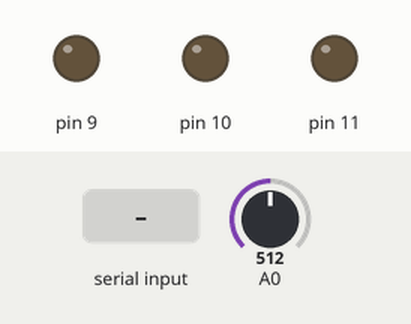
This sketch was run on a simulated Arduino Uno, built with avr-gcc and run on an emulated ATmega328P. On the bench: output pins drawn as LEDs (lit = HIGH). Dashed ring = blinking. The inputs (shaded band) are chosen by the test bench; at power-on: A0 = 512. What the sketch prints to the serial monitor is not drawn.

Above: at 1.2 s.
1.3 s: "2" received over Serial
At 1.75 s:
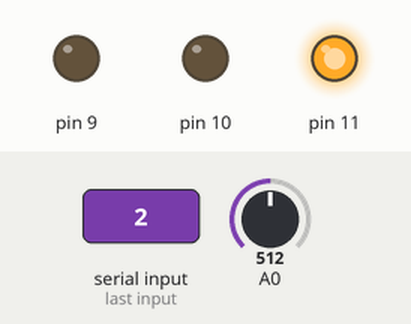
3.3 s: A0 set to 539
At 6.1 s:
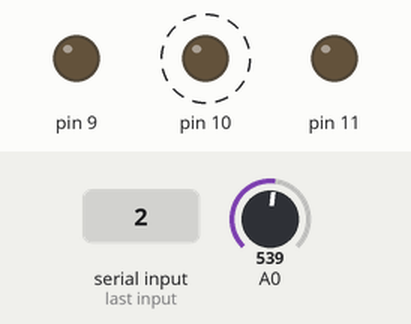
6.3 s: A0 set to 511
At 36.93 s:
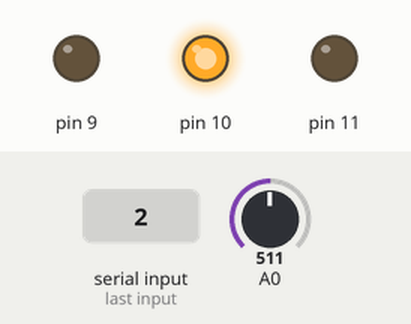
Timing chart, 0 to 38.4 s (numbered marks = the images above; inputs shaded):
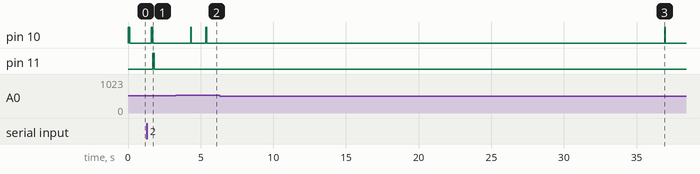

Measured:
- the behaviour switches between 522 and 523 on A0 (found by bisection; images 1 and 2)
- after the input at 1.3 s, pin 10: LOW → HIGH after 0.31 s, → LOW 0.10 s later; pin 11: LOW → HIGH after 0.41 s, → LOW 0.10 s later
- after the input at 3.3 s, pin 10: alternates HIGH for 0.05 s and LOW for 1.0 s, starting after 1.0 s

The sketch:

Halogene.ino
```cpp
#include "Halogene.h"
#include <SPI.h>          // needed for Arduino versions later than 0018

SHalogene sHalogene = { '2', 10, 11, EStatus_Off, A0, 9, 1023, 0, 5,
						{ 0, 30, 52, 71, 89, 105, 121, 136, 151, 165, 179, 192, 205, 218, 230, 243, 255 },
						{ 0, 3, 10, 20, 31, 43, 57, 73, 89, 107, 125, 144, 165, 186, 208, 231, 255 } };
SMessage sMessIn, sMessOut;
unsigned int manuelValue = 0, lastOutputValue = 0;
unsigned int previousValues[NB_PREVIOUSVALUES], previousCpt;
unsigned long ulTimer = 0;

void setup() {
	pinMode(sHalogene.statusLed, OUTPUT);
	pinMode(sHalogene.errorLed, OUTPUT);
	digitalWrite(sHalogene.statusLed, HIGH);
	digitalWrite(sHalogene.errorLed, HIGH);

	Serial.begin(9600);
	for(previousCpt = 0; previousCpt < NB_PREVIOUSVALUES; previousCpt++)	previousValues[previousCpt] = analogRead(sHalogene.analogInPin);

	digitalWrite(sHalogene.statusLed, LOW);
	digitalWrite(sHalogene.errorLed, LOW);
}

void loop() {
	static unsigned int sensorValue = 0, outputValue = 0;
	unsigned int temp = 0, cpt = 0;

	if(Serial.available() > 0) {	//	Reception message serie
		blink(sHalogene.statusLed, 100, 1);
		if(LireMessageSerie() == sHalogene.nModule) {
			switch(sMessIn.eTypeTrame) {	//	Type de trame
				case ETypeTrame_Polling :
					memcpy(&sMessOut, &sMessIn, sizeof(SMessage));
					sMessOut.eTypeMsg = sHalogene.eStatus + 0x30;
					if(sHalogene.eStatus == EStatus_Auto) {
						sMessOut.lData[0] = lastOutputValue / 100 + 0x30;
						sMessOut.lData[1] = lastOutputValue % 100 / 10 + 0x30;
						sMessOut.lData[2] = lastOutputValue % 10 + 0x30;
						sMessOut.lData[3] = 0;
					}
					if(sHalogene.eStatus == EStatus_Manuel) {
						sMessOut.lData[0] = manuelValue / 100 + 0x30;
						sMessOut.lData[1] = manuelValue % 100 / 10 + 0x30;
						sMessOut.lData[2] = manuelValue % 10 + 0x30;
						sMessOut.lData[3] = 0;
					}
					sMessOut.nModule = sMessIn.nEmetteur;
					sMessOut.nEmetteur = sHalogene.nModule;
					EnvoiMessageSerie();
					break;

				case ETypeTrame_Commande :
					memcpy(&sMessOut, &sMessIn, sizeof(SMessage));
					sMessOut.eTypeTrame = ETypeTrame_Ok;
					switch(sMessIn.eTypeMsg) {	//	Type de message
						case ETypeMsg_Auto :
							sHalogene.eStatus = EStatus_Auto;
							break;

						case ETypeMsg_On :
							sHalogene.eStatus = EStatus_On;
							break;

						case ETypeMsg_Off :
							sHalogene.eStatus = EStatus_Off;
							break;

						case ETypeMsg_Manuel :
 							temp = (sMessIn.lData[0] - 0x30) * 100 + (sMessIn.lData[1] - 0x30) * 10 + (sMessIn.lData[2] - 0x30);
							if(temp >= 0 && temp <= 100) {
								manuelValue = temp;
								sHalogene.eStatus = EStatus_Manuel;
							}
							else {
								blink(sHalogene.errorLed, 100, 2);
							}
							break;

						default :
							sMessOut.eTypeTrame = ETypeTrame_Nok;
							blink(sHalogene.errorLed, 100, 2);
							break;
					}
					sMessOut.nModule = sMessIn.nEmetteur;
					sMessOut.nEmetteur = sHalogene.nModule;
					EnvoiMessageSerie();
					break;

				case ETypeTrame_Ok :
					break;

				case ETypeTrame_Nok :
					break;

				default :
					sMessOut.nModule = sMessIn.nEmetteur;
					sMessOut.eTypeTrame = ETypeTrame_Nok;
					sMessOut.nEmetteur = sHalogene.nModule;
					EnvoiMessageSerie();
					blink(sHalogene.errorLed, 100, 1);
					break;
			}
		}
	}

	//	Lecture photoresistance
	sensorValue = analogRead(sHalogene.analogInPin);/*
	Serial.print(sensorValue);
	Serial.print("   ");//*/

	//	Sauvegarde de la valeur
	if(previousCpt >= NB_PREVIOUSVALUES)	previousCpt = 0;
	previousValues[previousCpt++] = sensorValue;

	//	Mise a jour des extremas
	temp = 0;
	for(cpt = 0; cpt < NB_PREVIOUSVALUES; cpt++)	temp += previousValues[cpt];
	sensorValue = temp / NB_PREVIOUSVALUES;
	if(sensorValue < sHalogene.nMin) {
		sHalogene.nMin = sensorValue;
		blink(sHalogene.statusLed, 50, 1);
	}
	if(sensorValue > sHalogene.nMax) {
		sHalogene.nMax = sensorValue;
		blink(sHalogene.statusLed, 50, 1);
	}/*
	Serial.print(sHalogene.nMin);
	Serial.print("   ");
	Serial.print(sHalogene.nMax);
	Serial.print("   ");//*/

	switch(sHalogene.eStatus) {		//	Ecriture commande
		case EStatus_Auto:
			//	Formatage de la sortie
			outputValue = map(sensorValue, sHalogene.nMin, sHalogene.nMax, 0, 255);/*
			Serial.print(outputValue);
			Serial.print("   ");
			Serial.print(lastOutputValue);
			Serial.print("   ");//*/

			if(lastOutputValue == 1 && outputValue <= ( sHalogene.nSeuils[lastOutputValue - 1] + sHalogene.nDelta )) {
				outputValue = sHalogene.nOutput[--lastOutputValue];
			}
			else if(lastOutputValue > 1 && outputValue <= ( sHalogene.nSeuils[lastOutputValue - 1] - sHalogene.nDelta )) {
				outputValue = sHalogene.nOutput[--lastOutputValue];
			}
			else if(lastOutputValue == NB_SEUILS - 2 && outputValue >= ( sHalogene.nSeuils[lastOutputValue + 1] - sHalogene.nDelta )) {
				outputValue = sHalogene.nOutput[++lastOutputValue];
			}
			else if(lastOutputValue < NB_SEUILS - 1 && outputValue >= ( sHalogene.nSeuils[lastOutputValue + 1] + sHalogene.nDelta )) {
				outputValue = sHalogene.nOutput[++lastOutputValue];
			}
			else {
				outputValue = sHalogene.nOutput[lastOutputValue];
			}/*
			Serial.print(outputValue);
			Serial.println("   ");//*/

			//	Envoi de la commande
			analogWrite(sHalogene.analogOutPin, outputValue);
			break;

		case EStatus_On:
			analogWrite(sHalogene.analogOutPin, 255);
			break;

		case EStatus_Off:
			analogWrite(sHalogene.analogOutPin, 0);
			break;

		case EStatus_Manuel:
			analogWrite(sHalogene.analogOutPin, manuelValue * 255 / 100);
			break;

		default :
			break;
	}

	if(millis()-ulTimer <= 0 || millis()-ulTimer > 3600000) {
		sHalogene.nMin++;
		sHalogene.nMax--;
		ulTimer = millis();
	}

	delay(500);	//	Periode raflaichissement
}

unsigned char LireMessageSerie() {
	unsigned short cpt = 0;

	sMessIn.nModule = Serial.read();
	sMessIn.eTypeTrame = Serial.read();
	sMessIn.eTypeMsg = Serial.read();
	sMessIn.nEmetteur = Serial.read();
	for(cpt=0; cpt<NBDATA; cpt++) {
		sMessIn.lData[cpt] = Serial.read(); }
	sMessIn.lData[NBDATA+1] = '\0';
	sMessIn.nCrc[0] = Serial.read();
	sMessIn.nCrc[1] = Serial.read();
	sMessIn.nCrc[2] = '\0';

	return sMessIn.nModule;
}

void EnvoiMessageSerie() {
	Serial.print(sMessOut.nModule);
	Serial.print(sMessOut.eTypeTrame);
	Serial.print(sMessOut.eTypeMsg);
	Serial.print(sMessOut.nEmetteur);
	Serial.print(sMessOut.lData);
	Serial.println(sMessOut.nCrc);
}

void CalculCrcSerie() {
	word wCrc = 0;
	unsigned short cpt;

	wCrc ^= word(sMessOut.nModule, sMessOut.eTypeTrame);
	wCrc ^= word(sMessOut.eTypeMsg, sMessOut.nEmetteur);
	for(cpt=4; cpt<4+sizeof(sMessOut.lData)-1; cpt+=2) {
		wCrc ^= word(sMessOut.lData[cpt], sMessOut.lData[cpt+1]); }

	sMessOut.nCrc[0] = highByte(wCrc);
	sMessOut.nCrc[1] = lowByte(wCrc);
}

bool CheckCrcSerie() {
	word wCrc = 0;
	unsigned short cpt;

	wCrc ^= word(sMessIn.nModule, sMessIn.eTypeTrame);
	wCrc ^= word(sMessIn.eTypeMsg, sMessIn.nEmetteur);
	for(cpt=4; cpt<4+sizeof(sMessIn.lData)-1; cpt+=2) {
		wCrc ^= word(sMessIn.lData[cpt], sMessIn.lData[cpt+1]); }

	if(sMessIn.nCrc[0] == highByte(wCrc) && sMessIn.nCrc[1] == lowByte(wCrc)) {
		return true; }
	return false;
}

void blink(int ledPin, unsigned long ulDelay, int nCpt) {
	digitalWrite(ledPin, HIGH);
	delay(ulDelay);				//  en ms
	digitalWrite(ledPin, LOW);
	while(--nCpt>0) {
		delay(ulDelay);
		digitalWrite(ledPin, HIGH);
		delay(ulDelay);
		digitalWrite(ledPin, LOW);
	}
}
```

Halogene.h
```cpp
#ifndef	HALOGENE_H
#define HALOGENE_H

#include "SPI.h"			// needed for Arduino versions later than 0018

#define	NB_PREVIOUSVALUES	64
#define	NB_SEUILS	17
#define NBDATA	3

typedef struct {	//	SHalogene
	unsigned char nModule;
	unsigned int statusLed;
	unsigned int errorLed;
	unsigned int eStatus;
	const int analogInPin;
	const int analogOutPin;
	unsigned int nMin;
	unsigned int nMax;
	const int nDelta;
	const int nSeuils[NB_SEUILS];
	const int nOutput[NB_SEUILS];
}SHalogene;

typedef struct {	//	SMessage
	char nModule;
	char eTypeTrame;
	char eTypeMsg;
	char nEmetteur;
	char lData[NBDATA+1];
	char nCrc[3];
}SMessage;

typedef enum {	//	ETypeTrame
	ETypeTrame_Polling = '0',
	ETypeTrame_Commande = '1',
	ETypeTrame_Ok = '2',
	ETypeTrame_Nok = '3',
	ETypeTrame_Dernier
}ETypeTrame;

typedef enum {	//	ETypeMsg
	ETypeMsg_Auto = '0',
	ETypeMsg_On = '1',
	ETypeMsg_Off = '2',
	ETypeMsg_Manuel = '3',
	ETypeMsg_Dernier,
}ETypeMsg;

typedef enum {	//	EStatus
	EStatus_Auto = 0,
	EStatus_On = 1,
	EStatus_Off = 2,
	EStatus_Manuel = 3,
	EStatus_Dernier
}EStatus;

#endif
```
